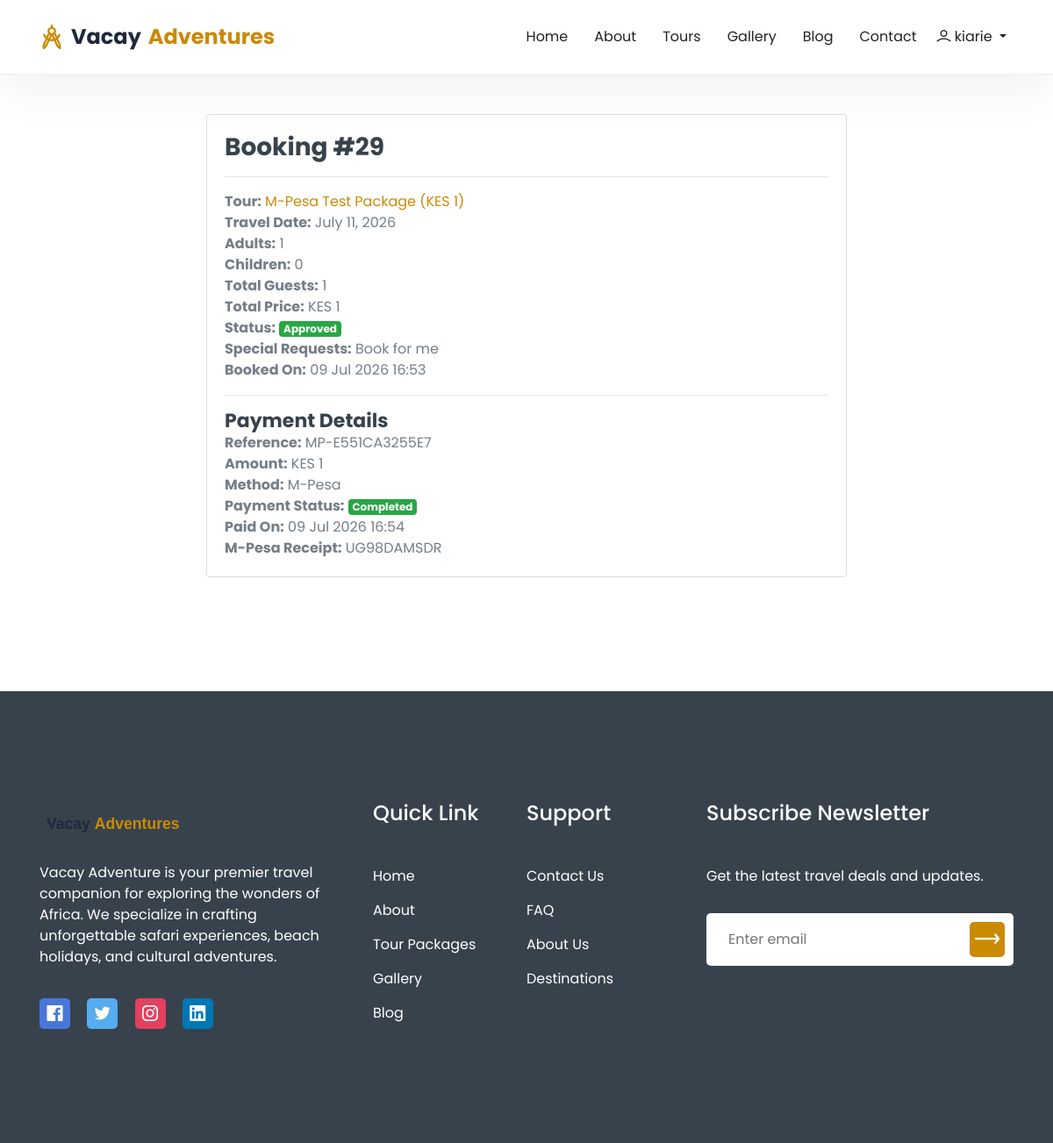
/bookings/29/ (signed in), run on the app's committed database.
### bookings/models.py (models this page shows, shortened)
class Booking(models.Model):
    STATUS_CHOICES = [
        ('pending', 'Pending'),
        ('approved', 'Approved'),
        ('cancelled', 'Cancelled'),
        ('completed', 'Completed'),
    ]
    user = models.ForeignKey(User, on_delete=models.CASCADE, related_name='bookings')
    tour = models.ForeignKey(TourPackage, on_delete=models.CASCADE, related_name='bookings')
    travel_date = models.DateField()
    adults = models.IntegerField(default=1)
    children = models.IntegerField(default=0)
    special_requests = models.TextField(blank=True)
    total_price = models.DecimalField(max_digits=12, decimal_places=2)
    status = models.CharField(max_length=20, choices=STATUS_CHOICES, default='pending')
    booking_date = models.DateTimeField(auto_now_add=True)
    updated_at = models.DateTimeField(auto_now=True)
    class Meta:
        ordering = ['-booking_date']
    def total_guests(self):
        return self.adults + self.children

### tours/models.py (models this page shows, shortened)
class TourPackage(models.Model):
    DIFFICULTY_CHOICES = [('easy', 'Easy'), ('moderate', 'Moderate'), ('challenging', 'Challenging')]
    CATEGORY_CHOICES = [
        ('safari', 'Safari'), ('beach', 'Beach'), ('cultural', 'Cultural'),
        ('adventure', 'Adventure'), ('wildlife', 'Wildlife'), ('luxury', 'Luxury'),
    ]
    STATUS_CHOICES = [('draft', 'Draft'), ('published', 'Published')]
    destination = models.ForeignKey(Destination, on_delete=models.SET_NULL, null=True, related_name='tours')
    title = models.CharField(max_length=300)
    slug = models.SlugField(unique=True, blank=True)
    description = models.TextField()
    duration_days = models.IntegerField()
    duration_nights = models.IntegerField(default=0)
    price = models.DecimalField(max_digits=12, decimal_places=2)
    discount_price = models.DecimalField(max_digits=12, decimal_places=2, blank=True, null=True)
    max_guests = models.IntegerField(default=20)
    available_seats = models.IntegerField(default=20)
    difficulty = models.CharField(max_length=20, choices=DIFFICULTY_CHOICES, default='moderate')
    category = models.CharField(max_length=50, choices=CATEGORY_CHOICES, default='safari')
    hotel = models.ForeignKey(Hotel, on_delete=models.SET_NULL, null=True, blank=True, related_name='tours')
    vehicle = models.ForeignKey(Vehicle, on_delete=models.SET_NULL, null=True, blank=True, related_name='tours')
    guide = models.ForeignKey(TourGuide, on_delete=models.SET_NULL, null=True, blank=True, related_name='tours')
    included_services = models.TextField(blank=True, help_text='List items separated by newline')
    excluded_services = models.TextField(blank=True, help_text='List items separated by newline')
    image = models.ImageField(upload_to='tours/', blank=True, null=True, help_text='Main tour image (shown in listings). Individual gallery images below.')
    meeting_point = models.CharField(max_length=500, blank=True)
    start_date = models.DateField(blank=True, null=True)
    end_date = models.DateField(blank=True, null=True)
    itinerary = models.TextField(blank=True, help_text='Day-by-day itinerary')
    status = models.CharField(max_length=20, choices=STATUS_CHOICES, default='published')
    is_featured = models.BooleanField(default=False)
    created_at = models.DateTimeField(auto_now_add=True)
    updated_at = models.DateTimeField(auto_now=True)
    class Meta:
        ordering = ['-created_at']

### payments/models.py (models this page shows, shortened)
class Payment(models.Model):
    METHOD_CHOICES = [
        ('simulated', 'Simulated'),
        ('mpesa', 'M-Pesa'),
        ('stripe', 'Stripe'),
        ('paypal', 'PayPal'),
    ]
    STATUS_CHOICES = [
        ('pending', 'Pending'),
        ('completed', 'Completed'),
        ('failed', 'Failed'),
        ('refunded', 'Refunded'),
    ]
    booking = models.OneToOneField(Booking, on_delete=models.CASCADE, related_name='payment')
    amount = models.DecimalField(max_digits=12, decimal_places=2)
    method = models.CharField(max_length=20, choices=METHOD_CHOICES, default='mpesa')
    reference_number = models.CharField(max_length=100, unique=True, blank=True)
    status = models.CharField(max_length=20, choices=STATUS_CHOICES, default='pending')
    phone_number = models.CharField(max_length=20, blank=True, help_text='M-Pesa phone number')
    mpesa_checkout_id = models.CharField(max_length=100, blank=True)
    mpesa_receipt = models.CharField(max_length=100, blank=True)
    paid_date = models.DateTimeField(blank=True, null=True)
    created_at = models.DateTimeField(auto_now_add=True)
    updated_at = models.DateTimeField(auto_now=True)
    class Meta:
        ordering = ['-created_at']

### core/models.py (models this page shows, shortened)
class SiteSetting(models.Model):
    site_name = models.CharField(max_length=200, default='Vacay Adventure')
    tagline = models.CharField(max_length=500, blank=True)
    logo = models.ImageField(upload_to='settings/', blank=True, null=True)
    favicon = models.ImageField(upload_to='settings/', blank=True, null=True)
    email = models.EmailField(blank=True)
    phone = models.CharField(max_length=20, blank=True)
    address = models.CharField(max_length=500, blank=True)
    facebook = models.URLField(blank=True)
    twitter = models.URLField(blank=True)
    instagram = models.URLField(blank=True)
    linkedin = models.URLField(blank=True)
    youtube = models.URLField(blank=True)
    about_short = models.TextField(blank=True)
    about_image = models.ImageField(upload_to='settings/', blank=True, null=True)
    trips_done = models.IntegerField(default=0)
    corporate_clients = models.IntegerField(default=0)
    visited_countries = models.IntegerField(default=0)
    team_members = models.IntegerField(default=0)
    hero_video_url = models.URLField(blank=True, help_text='Direct MP4 URL for the hero background video. Leave blank for default safari video.')
    created_at = models.DateTimeField(auto_now_add=True)
    updated_at = models.DateTimeField(auto_now=True)
    class Meta:
        verbose_name = 'Site Setting'
        verbose_name_plural = 'Site Settings'

### bookings/views.py (the view)
# urls.py: path('<int:booking_id>/', views.booking_detail, name='booking_detail'),
@login_required
def booking_detail(request, booking_id):
    booking = get_object_or_404(Booking, id=booking_id, user=request.user)
    return render(request, 'bookings/booking_detail.html', {'booking': booking})

### templates/bookings/booking_detail.html (shortened to what this page needs)
{% extends 'base.html' %}
{% load static %}
{% block content %}
<section class="pt-130 pb-130">
    <div class="container">
        <div class="row justify-content-center">
            <div class="col-lg-8">
                <div class="card">
                    <div class="card-body">
                        <h3 class="card-title">Booking #{{ booking.id }}</h3>
                        <hr>
                        <p><strong>Tour:</strong> <a href="{% url 'tour_detail' booking.tour.slug %}">{{ booking.tour.title }}</a></p>
                        <p><strong>Travel Date:</strong> {{ booking.travel_date }}</p>
                        <p><strong>Adults:</strong> {{ booking.adults }}</p>
                        <p><strong>Children:</strong> {{ booking.children }}</p>
                        <p><strong>Total Guests:</strong> {{ booking.total_guests }}</p>
                        <p><strong>Total Price:</strong> KES {{ booking.total_price|floatformat:0 }}</p>
                        <p><strong>Status:</strong> <span class="badge badge-{% if booking.status == 'approved' %}success{% elif booking.status == 'pending' %}warning{% elif booking.status == 'cancelled' %}danger{% else %}info{% endif %}">{{ booking.get_status_display }}</span></p>
                        {% if booking.special_requests %}<p><strong>Special Requests:</strong> {{ booking.special_requests }}</p>{% endif %}
                        <p><strong>Booked On:</strong> {{ booking.booking_date|date:'d M Y H:i' }}</p>
                        {% if booking.payment %}
                        <hr>
                        <h4>Payment Details</h4>
                        <p><strong>Reference:</strong> {{ booking.payment.reference_number }}</p>
                        <p><strong>Amount:</strong> KES {{ booking.payment.amount|floatformat:0 }}</p>
                        <p><strong>Method:</strong> {{ booking.payment.get_method_display }}</p>
                        <p><strong>Payment Status:</strong>
                            <span class="badge badge-{% if booking.payment.status == 'completed' %}success{% elif booking.payment.status == 'failed' %}danger{% else %}warning{% endif %}">
                                {{ booking.payment.get_status_display }}
                            </span>
                        </p>
                        {% if booking.payment.paid_date %}
                        <p><strong>Paid On:</strong> {{ booking.payment.paid_date|date:'d M Y H:i' }}</p>
                        {% endif %}
                        {% if booking.payment.mpesa_receipt %}
                        <p><strong>M-Pesa Receipt:</strong> {{ booking.payment.mpesa_receipt }}</p>
                        {% endif %}
                        {% endif %}
                    </div>
                </div>
            </div>
        </div>
    </div>
</section>
{% endblock %}

### templates/includes/navbar.html (shortened to what this page needs)
{% load static %}
<section class="header_area">
    <div class="header_navbar">
        <div class="container">
            <div class="row">
                <div class="col-lg-12">
                    <nav class="navbar navbar-expand-lg">
                        <a class="navbar-brand" href="/" style="font-size:24px;font-weight:700;color:#1e293b;display:flex;align-items:center;gap:8px">
                            <i class="lni lni-compass" style="color:#ca8a04;font-size:28px"></i>
                            Vacay <span style="color:#ca8a04">Adventures</span>
                        </a>
                        <div class="collapse navbar-collapse sub-menu-bar" id="navbarSupportedContent">
                            <ul id="nav" class="navbar-nav ml-auto">
                                <li class="nav-item {% if request.path == '/' %}active{% endif %}">
                                    <a class="page-scroll" href="/">Home</a>
                                </li>
                                <li class="nav-item {% if '/about' in request.path %}active{% endif %}">
                                    <a class="page-scroll" href="/about/">About</a>
                                </li>
                                <li class="nav-item {% if '/tours' in request.path or '/destinations' in request.path %}active{% endif %}">
                                    <a class="page-scroll" href="/tours/">Tours</a>
                                </li>
                                <li class="nav-item {% if '/gallery' in request.path %}active{% endif %}">
                                    <a class="page-scroll" href="/gallery/">Gallery</a>
                                </li>
                                <li class="nav-item {% if '/blog' in request.path %}active{% endif %}">
                                    <a class="page-scroll" href="/blog/">Blog</a>
                                </li>
                                <li class="nav-item {% if '/contact' in request.path %}active{% endif %}">
                                    <a class="page-scroll" href="/contact/">Contact</a>
                                </li>
                                {% if user.is_authenticated %}
                                <li class="nav-item dropdown">
                                    <a class="nav-link dropdown-toggle" href="#" id="userDropdown" role="button" data-toggle="dropdown" aria-haspopup="true" aria-expanded="false">
                                        <i class="lni lni-user"></i> {{ user.username }}
                                    </a>
                                </li>
                                {% else %}
                                <li class="nav-item">
                                    <a class="page-scroll" href="{% url 'accounts:login' %}" style="padding:30px 20px;color:#ca8a04;font-weight:600;display:inline-block;border:2px solid #ca8a04;border-radius:6px;line-height:1">Login</a>
                                </li>
                                {% endif %}
                            </ul>
                        </div>
                    </nav>
                </div>
            </div>
        </div>
    </div>
</section>

### templates/includes/footer.html (shortened to what this page needs)
{% load static %}
<section id="footer" class="footer_area">
    <div class="footer_widget pt-80 pb-130">
        <div class="container">
            <div class="row">
                <div class="col-lg-4 col-md-6 order-md-1 order-lg-1">
                    <div class="footer_about mt-50">
                        <a href="/">
                            {% if site_settings and site_settings.logo %}
                            <img src="{{ site_settings.logo.url }}" alt="{{ site_settings.site_name }}" height="40">
                            {% else %}
                            <img src="{% static 'images/logo.svg' %}" alt="Vacay Adventure" height="40">
                            {% endif %}
                        </a>
                        <p>{{ site_settings.about_short|default:'Explore the world with confidence. Vacay Adventure offers unforgettable travel experiences across Africa.' }}</p>
                        <ul class="social">
                            {% if site_settings.facebook %}<li><a class="social_1" href="{{ site_settings.facebook }}"><i class="lni lni-facebook-original"></i></a></li>{% endif %}
                            {% if site_settings.twitter %}<li><a class="social_2" href="{{ site_settings.twitter }}"><i class="lni lni-twitter-original"></i></a></li>{% endif %}
                            {% if site_settings.instagram %}<li><a class="social_3" href="{{ site_settings.instagram }}"><i class="lni lni-instagram-original"></i></a></li>{% endif %}
                            {% if site_settings.linkedin %}<li><a class="social_4" href="{{ site_settings.linkedin }}"><i class="lni lni-linkedin-original"></i></a></li>{% endif %}
                        </ul>
                    </div>
                </div>
                <div class="col-lg-4 col-md-12 order-md-3 order-lg-2">
                    <div class="footer_link_wrapper d-flex flex-wrap">
                        <div class="footer_link mt-45">
                            <h4 class="footer_title">Quick Link</h4>
                            <ul class="link">
                                <li><a href="/">Home</a></li>
                                <li><a href="/about/">About</a></li>
                                <li><a href="/tours/">Tour Packages</a></li>
                                <li><a href="/gallery/">Gallery</a></li>
                                <li><a href="/blog/">Blog</a></li>
                            </ul>
                        </div>
                        <div class="footer_link mt-45">
                            <h4 class="footer_title">Support</h4>
                            <ul class="link">
                                <li><a href="/contact/">Contact Us</a></li>
                                <li><a href="/faq/">FAQ</a></li>
                                <li><a href="/about/">About Us</a></li>
                                <li><a href="/destinations/">Destinations</a></li>
                            </ul>
                        </div>
                    </div>
                </div>
                <div class="col-lg-4 col-md-6 order-md-2 order-lg-3">
                    <div class="footer_subscribe mt-45">
                        <h4 class="footer_title">Subscribe Newsletter</h4>
                        <p>Get the latest travel deals and updates.</p>
                        <div class="subscribe_form">
                            <form action="{% url 'newsletter_subscribe' %}" method="POST">
                                <input type="email" name="email" placeholder="Enter email" required>
                                <button type="submit"><i class="lni lni-arrow-right"></i></button>
                            </form>
                        </div>
                    </div>
                </div>
            </div>
        </div>
    </div>
</section>

### data on the page
Booking: id "29", tour "M-Pesa Test Package (KES 1)", travel_date "July 11, 2026", adults "1", children "0", total_guests "1", total_price "1", status "Approved", special_requests "Book for me", booking_date "09 Jul 2026 16:53", payment.reference_number "MP-E551CA3255E7", payment.amount "1", payment.method "M-Pesa", payment.status "Completed", payment.paid_date "09 Jul 2026 16:54", payment.mpesa_receipt "UG98DAMSDR"
SiteSetting: about_short "Vacay Adventure is your premier travel companion for exploring the wonders of Africa. We specialize in crafting unforgettable safari experiences, beach holidays, and cultural adventures."

### other printed values
{{ user.username }} "kiarie"
